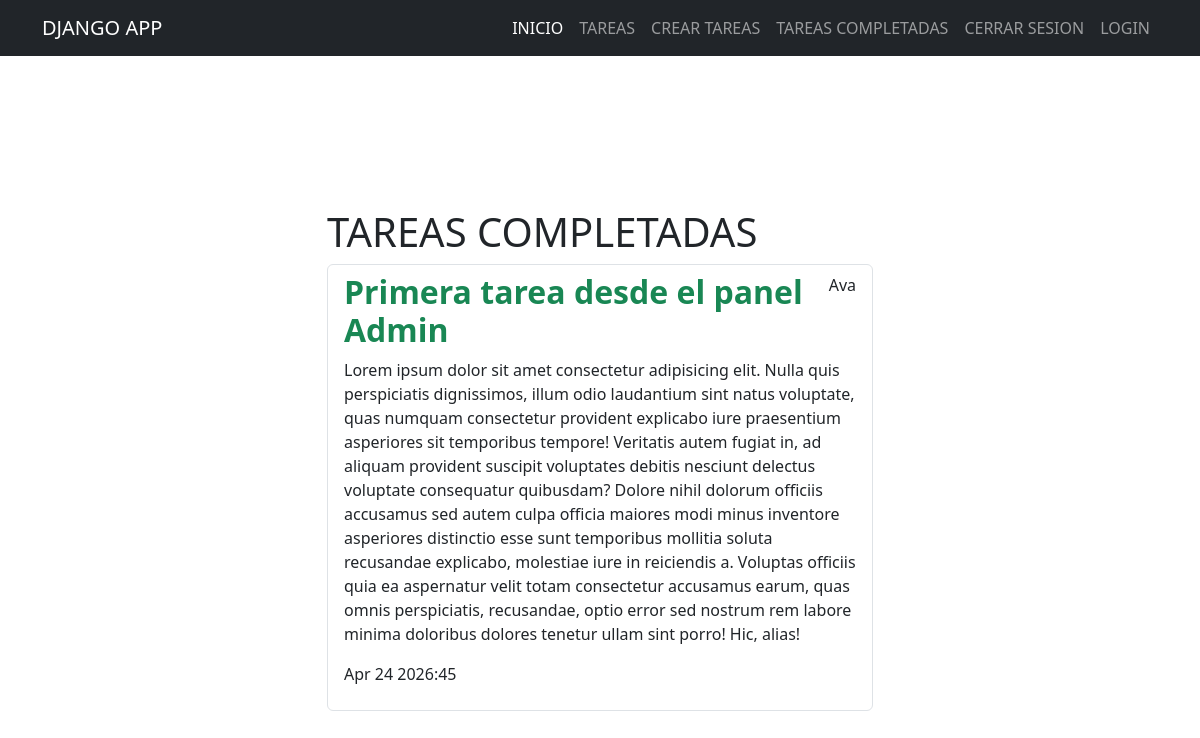
Screenshot of /tasks_completed/ (signed in) with the database file from the repository.
### tasks/models.py (models this page shows, shortened)
class Task(models.Model):
    title = models.CharField(max_length=100)
    description = models.TextField(blank=True)
    created = models.DateTimeField(auto_now_add=True)
    datecomplete = models.DateTimeField(null=True, blank=True)
    important = models.BooleanField(default=False)
    user = models.ForeignKey(User, on_delete=models.CASCADE)

### tasks/views.py (the view)
# urls.py: path('tasks_completed/', views.tasks_completed, name='tasks_completed'),
@login_required
def tasks_completed(request):
   tasks = Task.objects.filter(user=request.user, datecomplete__isnull=False).order_by('-datecomplete')
   return render(request, 'tasks_completed.html', {'tasks': tasks})

### tasks/templates/tasks_completed.html
{% extends "base.html" %}
{% block content %}
<main class="container py-5">
    <div class="row">
        <div class="col-md-6 offset-md-3">
        <h1 class="text-center display-3 py-5">
        <h1>TAREAS COMPLETADAS</h1>
        <ul class="list-group">
            {% for task in tasks %}
                    <a class="list-group-item" href="{% url 'task_detail' task.id %}">
                    <header class="d-flex justify-content-between">
                        {% if task.important %}
                        <h2 class="fw-bold text-success">{{ task.title }}</h2>
                        {% else %}
                        <h2 class="fw-bold">{{ task.title }}</h2>
                        {% endif %}
                        <p>{{ task.user.username }}</p>
                    </header>
                        <p>{{ task.description }}</p>
                        <p>{{ task.datecomplete|date:'M j Y:i' }}</p>
                    </a>
            {% endfor %}
        </ul>
        </div>
    </div>
</main>
{% endblock content %}

### rows the page displays
Task: title "Primera tarea desde el panel Admin", user.username "Ava", description "Lorem ipsum dolor sit amet consectetur adipisicing elit. Nulla quis perspiciatis dignissimos, illum odio laudantium sint natus voluptate, quas numquam consectetur provident explicabo iure praesentium asperiores sit temporibus tempore! Veritatis autem fugiat in, ad aliquam provident suscipit voluptates debitis nesciunt delectus voluptate consequatur quibusdam? Dolore nihil dolorum officiis accusamus sed autem culpa officia maiores modi minus inventore asperiores distinctio esse sunt temporibus mollitia soluta recusandae explicabo, molestiae iure in reiciendis a. Voluptas officiis quia ea aspernatur velit totam consectetur accusamus earum, quas omnis perspiciatis, recusandae, optio error sed…", datecomplete "Apr 24 2026:45"
